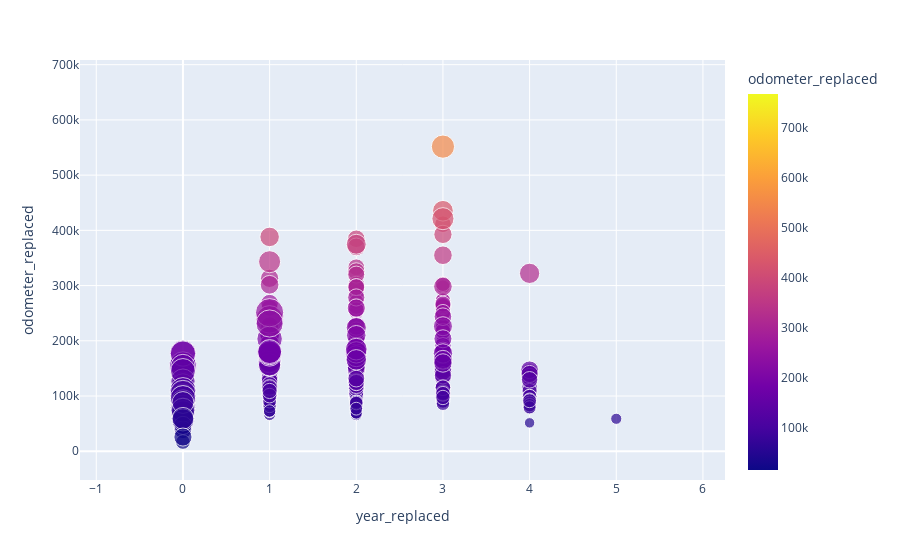

Notebook cell for this chart:
### Code cell
fig = px.scatter(resultsReplaced, x="year_replaced", y="odometer_replaced",color="odometer_replaced",size="vmt_replaced")
fig.show()

### Figure 1 — Plotly figure (JSON) as saved in the notebook; plotly's stock layout.template omitted (floating-point values rounded to 4 significant figures; data arrays with more than 128 entries replaced by an {"elided": "..."} marker saying what was removed)
{"data": [{"hovertemplate": "year_replaced=%{x}<br>odometer_replaced=%{marker.color}<br>vmt_replaced=%{marker.size}<extra></extra>", "legendgroup": "", "marker": {"color": {"elided": "481 int values"}, "coloraxis": "coloraxis", "size": {"elided": "481 int values"}, "sizemode": "area", "sizeref": 156.8, "symbol": "circle"}, "mode": "markers", "name": "", "orientation": "v", "showlegend": false, "type": "scatter", "x": {"elided": "481 int values"}, "xaxis": "x", "y": {"elided": "481 int values"}, "yaxis": "y"}], "layout": {"autosize": true, "coloraxis": {"colorbar": {"title": {"text": "odometer_replaced"}}, "colorscale": [[0, "#0d0887"], [0.1111, "#46039f"], [0.2222, "#7201a8"], [0.3333, "#9c179e"], [0.4444, "#bd3786"], [0.5556, "#d8576b"], [0.6667, "#ed7953"], [0.7778, "#fb9f3a"], [0.8889, "#fdca26"], [1, "#f0f921"]]}, "dragmode": "zoom", "legend": {"itemsizing": "constant", "tracegroupgap": 0}, "margin": {"t": 60}, "xaxis": {"anchor": "y", "autorange": false, "domain": [0, 1], "range": [-1.188, 6.255], "showspikes": false, "title": {"text": "year_replaced"}, "type": "linear"}, "yaxis": {"anchor": "x", "autorange": false, "domain": [0, 1], "range": [-52070.0, 708500.0], "showspikes": false, "title": {"text": "odometer_replaced"}, "type": "linear"}}}
